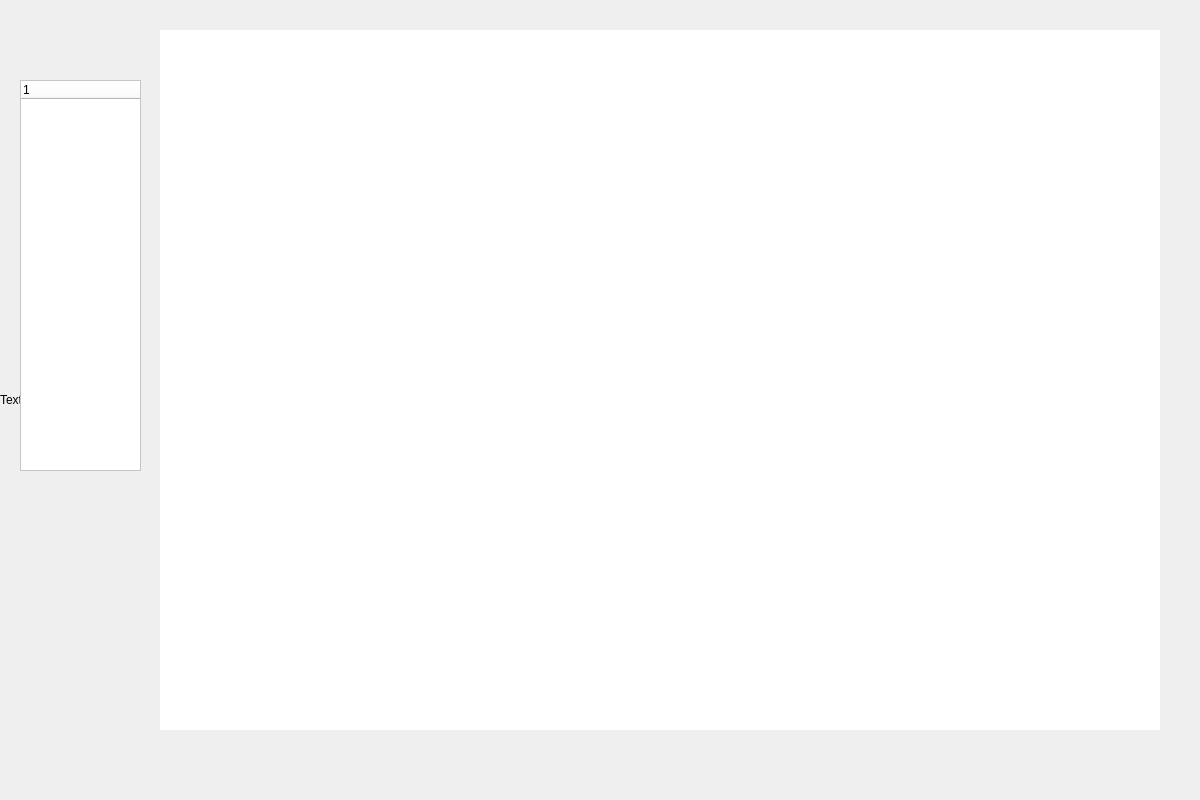
<?xml version="1.0" encoding="UTF-8"?>
<ui version="4.0">
 <class>ManagerMainWindow</class>
 <widget class="QMainWindow" name="ManagerMainWindow">
  <property name="geometry">
   <rect>
    <x>0</x>
    <y>0</y>
    <width>1200</width>
    <height>800</height>
   </rect>
  </property>
  <property name="windowTitle">
   <string>MainWindow</string>
  </property>
  <property name="styleSheet">
   <string notr="true"/>
  </property>
  <widget class="QWidget" name="centralwidget">
   <widget class="QStackedWidget" name="stackedWidget">
    <property name="geometry">
     <rect>
      <x>160</x>
      <y>30</y>
      <width>1000</width>
      <height>700</height>
     </rect>
    </property>
    <property name="styleSheet">
     <string notr="true">background-color: rgb(255, 255, 255);</string>
    </property>
    <property name="currentIndex">
     <number>1</number>
    </property>
    <widget class="QWidget" name="page"/>
    <widget class="QWidget" name="page_2">
     <property name="styleSheet">
      <string notr="true"/>
     </property>
    </widget>
   </widget>
   <widget class="QTreeWidget" name="treeWidget">
    <property name="geometry">
     <rect>
      <x>20</x>
      <y>80</y>
      <width>121</width>
      <height>391</height>
     </rect>
    </property>
    <property name="styleSheet">
     <string notr="true">background-color: rgb(255, 255, 255);</string>
    </property>
    <column>
     <property name="text">
      <string notr="true">1</string>
     </property>
    </column>
   </widget>
   <widget class="QLabel" name="label_bacgroud">
    <property name="geometry">
     <rect>
      <x>0</x>
      <y>0</y>
      <width>1200</width>
      <height>800</height>
     </rect>
    </property>
    <property name="styleSheet">
     <string notr="true"/>
    </property>
    <property name="text">
     <string>TextLabel</string>
    </property>
   </widget>
   <zorder>label_bacgroud</zorder>
   <zorder>stackedWidget</zorder>
   <zorder>treeWidget</zorder>
  </widget>
 </widget>
 <resources/>
 <connections/>
</ui>
